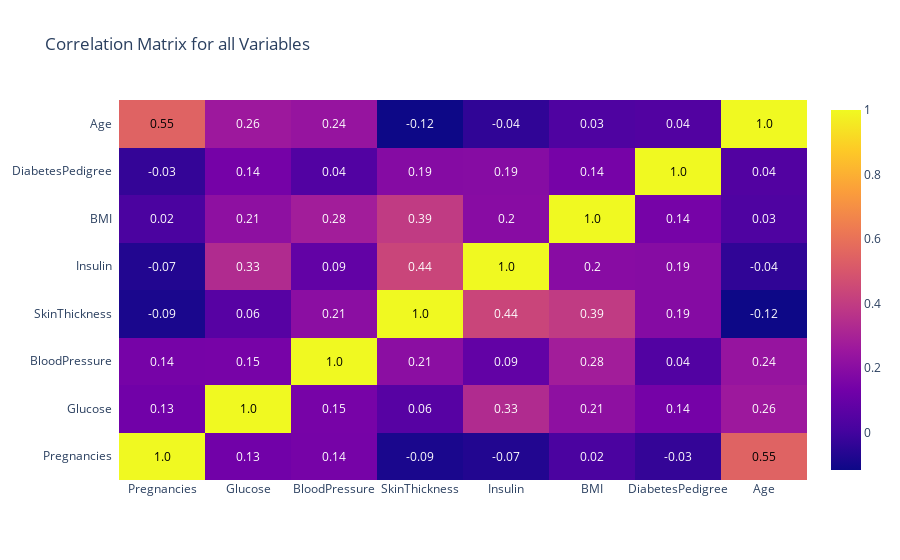

Notebook code cell kept with this figure:
### Code cell
# Calculating the correlation matrix
correlation = dataset.corr()
# Creating the heatmap
figure = ff.create_annotated_heatmap(
    x=list(correlation.columns),
    y=list(correlation.index),
    z=correlation.values,
    annotation_text=correlation.round(2).values,
    showscale=True,
    colorscale='plasma'
)
#Figure
figure.update_xaxes(side="bottom")
figure.update_layout(title_text='Correlation Matrix for all Variables')
figure.show()

### Figure 1 — Plotly figure (JSON) as saved in the notebook; plotly's stock layout.template omitted (floating-point values rounded to 4 significant figures)
{"data": [{"colorscale": [[0, "#0d0887"], [0.1111, "#46039f"], [0.2222, "#7201a8"], [0.3333, "#9c179e"], [0.4444, "#bd3786"], [0.5556, "#d8576b"], [0.6667, "#ed7953"], [0.7778, "#fb9f3a"], [0.8889, "#fdca26"], [1, "#f0f921"]], "reversescale": false, "showscale": true, "type": "heatmap", "x": ["Pregnancies", "Glucose", "BloodPressure", "SkinThickness", "Insulin", "BMI", "DiabetesPedigree", "Age"], "y": ["Pregnancies", "Glucose", "BloodPressure", "SkinThickness", "Insulin", "BMI", "DiabetesPedigree", "Age"], "z": [[1, 0.1296, 0.1425, -0.08705, -0.07082, 0.02174, -0.03108, 0.5471], [0.1296, 1, 0.146, 0.05665, 0.333, 0.2143, 0.1404, 0.2598], [0.1425, 0.146, 1, 0.2055, 0.08675, 0.2786, 0.04292, 0.2377], [-0.08705, 0.05665, 0.2055, 1, 0.4361, 0.3946, 0.1892, -0.1159], [-0.07082, 0.333, 0.08675, 0.4361, 1, 0.1957, 0.1913, -0.04015], [0.02174, 0.2143, 0.2786, 0.3946, 0.1957, 1, 0.1438, 0.03297], [-0.03108, 0.1404, 0.04292, 0.1892, 0.1913, 0.1438, 1, 0.04181], [0.5471, 0.2598, 0.2377, -0.1159, -0.04015, 0.03297, 0.04181, 1]]}], "layout": {"annotations": [{"font": {"color": "#000000"}, "showarrow": false, "text": "1.0", "x": "Pregnancies", "xref": "x", "y": "Pregnancies", "yref": "y"}, {"font": {"color": "#FFFFFF"}, "showarrow": false, "text": "0.13", "x": "Glucose", "xref": "x", "y": "Pregnancies", "yref": "y"}, {"font": {"color": "#FFFFFF"}, "showarrow": false, "text": "0.14", "x": "BloodPressure", "xref": "x", "y": "Pregnancies", "yref": "y"}, {"font": {"color": "#FFFFFF"}, "showarrow": false, "text": "-0.09", "x": "SkinThickness", "xref": "x", "y": "Pregnancies", "yref": "y"}, {"font": {"color": "#FFFFFF"}, "showarrow": false, "text": "-0.07", "x": "Insulin", "xref": "x", "y": "Pregnancies", "yref": "y"}, {"font": {"color": "#FFFFFF"}, "showarrow": false, "text": "0.02", "x": "BMI", "xref": "x", "y": "Pregnancies", "yref": "y"}, {"font": {"color": "#FFFFFF"}, "showarrow": false, "text": "-0.03", "x": "DiabetesPedigree", "xref": "x", "y": "Pregnancies", "yref": "y"}, {"font": {"color": "#000000"}, "showarrow": false, "text": "0.55", "x": "Age", "xref": "x", "y": "Pregnancies", "yref": "y"}, {"font": {"color": "#FFFFFF"}, "showarrow": false, "text": "0.13", "x": "Pregnancies", "xref": "x", "y": "Glucose", "yref": "y"}, {"font": {"color": "#000000"}, "showarrow": false, "text": "1.0", "x": "Glucose", "xref": "x", "y": "Glucose", "yref": "y"}, {"font": {"color": "#FFFFFF"}, "showarrow": false, "text": "0.15", "x": "BloodPressure", "xref": "x", "y": "Glucose", "yref": "y"}, {"font": {"color": "#FFFFFF"}, "showarrow": false, "text": "0.06", "x": "SkinThickness", "xref": "x", "y": "Glucose", "yref": "y"}, {"font": {"color": "#FFFFFF"}, "showarrow": false, "text": "0.33", "x": "Insulin", "xref": "x", "y": "Glucose", "yref": "y"}, {"font": {"color": "#FFFFFF"}, "showarrow": false, "text": "0.21", "x": "BMI", "xref": "x", "y": "Glucose", "yref": "y"}, {"font": {"color": "#FFFFFF"}, "showarrow": false, "text": "0.14", "x": "DiabetesPedigree", "xref": "x", "y": "Glucose", "yref": "y"}, {"font": {"color": "#FFFFFF"}, "showarrow": false, "text": "0.26", "x": "Age", "xref": "x", "y": "Glucose", "yref": "y"}, {"font": {"color": "#FFFFFF"}, "showarrow": false, "text": "0.14", "x": "Pregnancies", "xref": "x", "y": "BloodPressure", "yref": "y"}, {"font": {"color": "#FFFFFF"}, "showarrow": false, "text": "0.15", "x": "Glucose", "xref": "x", "y": "BloodPressure", "yref": "y"}, {"font": {"color": "#000000"}, "showarrow": false, "text": "1.0", "x": "BloodPressure", "xref": "x", "y": "BloodPressure", "yref": "y"}, {"font": {"color": "#FFFFFF"}, "showarrow": false, "text": "0.21", "x": "SkinThickness", "xref": "x", "y": "BloodPressure", "yref": "y"}, {"font": {"color": "#FFFFFF"}, "showarrow": false, "text": "0.09", "x": "Insulin", "xref": "x", "y": "BloodPressure", "yref": "y"}, {"font": {"color": "#FFFFFF"}, "showarrow": false, "text": "0.28", "x": "BMI", "xref": "x", "y": "BloodPressure", "yref": "y"}, {"font": {"color": "#FFFFFF"}, "showarrow": false, "text": "0.04", "x": "DiabetesPedigree", "xref": "x", "y": "BloodPressure", "yref": "y"}, {"font": {"color": "#FFFFFF"}, "showarrow": false, "text": "0.24", "x": "Age", "xref": "x", "y": "BloodPressure", "yref": "y"}, {"font": {"color": "#FFFFFF"}, "showarrow": false, "text": "-0.09", "x": "Pregnancies", "xref": "x", "y": "SkinThickness", "yref": "y"}, {"font": {"color": "#FFFFFF"}, "showarrow": false, "text": "0.06", "x": "Glucose", "xref": "x", "y": "SkinThickness", "yref": "y"}, {"font": {"color": "#FFFFFF"}, "showarrow": false, "text": "0.21", "x": "BloodPressure", "xref": "x", "y": "SkinThickness", "yref": "y"}, {"font": {"color": "#000000"}, "showarrow": false, "text": "1.0", "x": "SkinThickness", "xref": "x", "y": "SkinThickness", "yref": "y"}, {"font": {"color": "#FFFFFF"}, "showarrow": false, "text": "0.44", "x": "Insulin", "xref": "x", "y": "SkinThickness", "yref": "y"}, {"font": {"color": "#FFFFFF"}, "showarrow": false, "text": "0.39", "x": "BMI", "xref": "x", "y": "SkinThickness", "yref": "y"}, {"font": {"color": "#FFFFFF"}, "showarrow": false, "text": "0.19", "x": "DiabetesPedigree", "xref": "x", "y": "SkinThickness", "yref": "y"}, {"font": {"color": "#FFFFFF"}, "showarrow": false, "text": "-0.12", "x": "Age", "xref": "x", "y": "SkinThickness", "yref": "y"}, {"font": {"color": "#FFFFFF"}, "showarrow": false, "text": "-0.07", "x": "Pregnancies", "xref": "x", "y": "Insulin", "yref": "y"}, {"font": {"color": "#FFFFFF"}, "showarrow": false, "text": "0.33", "x": "Glucose", "xref": "x", "y": "Insulin", "yref": "y"}, {"font": {"color": "#FFFFFF"}, "showarrow": false, "text": "0.09", "x": "BloodPressure", "xref": "x", "y": "Insulin", "yref": "y"}, {"font": {"color": "#FFFFFF"}, "showarrow": false, "text": "0.44", "x": "SkinThickness", "xref": "x", "y": "Insulin", "yref": "y"}, {"font": {"color": "#000000"}, "showarrow": false, "text": "1.0", "x": "Insulin", "xref": "x", "y": "Insulin", "yref": "y"}, {"font": {"color": "#FFFFFF"}, "showarrow": false, "text": "0.2", "x": "BMI", "xref": "x", "y": "Insulin", "yref": "y"}, {"font": {"color": "#FFFFFF"}, "showarrow": false, "text": "0.19", "x": "DiabetesPedigree", "xref": "x", "y": "Insulin", "yref": "y"}, {"font": {"color": "#FFFFFF"}, "showarrow": false, "text": "-0.04", "x": "Age", "xref": "x", "y": "Insulin", "yref": "y"}, {"font": {"color": "#FFFFFF"}, "showarrow": false, "text": "0.02", "x": "Pregnancies", "xref": "x", "y": "BMI", "yref": "y"}, {"font": {"color": "#FFFFFF"}, "showarrow": false, "text": "0.21", "x": "Glucose", "xref": "x", "y": "BMI", "yref": "y"}, {"font": {"color": "#FFFFFF"}, "showarrow": false, "text": "0.28", "x": "BloodPressure", "xref": "x", "y": "BMI", "yref": "y"}, {"font": {"color": "#FFFFFF"}, "showarrow": false, "text": "0.39", "x": "SkinThickness", "xref": "x", "y": "BMI", "yref": "y"}, {"font": {"color": "#FFFFFF"}, "showarrow": false, "text": "0.2", "x": "Insulin", "xref": "x", "y": "BMI", "yref": "y"}, {"font": {"color": "#000000"}, "showarrow": false, "text": "1.0", "x": "BMI", "xref": "x", "y": "BMI", "yref": "y"}, {"font": {"color": "#FFFFFF"}, "showarrow": false, "text": "0.14", "x": "DiabetesPedigree", "xref": "x", "y": "BMI", "yref": "y"}, {"font": {"color": "#FFFFFF"}, "showarrow": false, "text": "0.03", "x": "Age", "xref": "x", "y": "BMI", "yref": "y"}, {"font": {"color": "#FFFFFF"}, "showarrow": false, "text": "-0.03", "x": "Pregnancies", "xref": "x", "y": "DiabetesPedigree", "yref": "y"}, {"font": {"color": "#FFFFFF"}, "showarrow": false, "text": "0.14", "x": "Glucose", "xref": "x", "y": "DiabetesPedigree", "yref": "y"}, {"font": {"color": "#FFFFFF"}, "showarrow": false, "text": "0.04", "x": "BloodPressure", "xref": "x", "y": "DiabetesPedigree", "yref": "y"}, {"font": {"color": "#FFFFFF"}, "showarrow": false, "text": "0.19", "x": "SkinThickness", "xref": "x", "y": "DiabetesPedigree", "yref": "y"}, {"font": {"color": "#FFFFFF"}, "showarrow": false, "text": "0.19", "x": "Insulin", "xref": "x", "y": "DiabetesPedigree", "yref": "y"}, {"font": {"color": "#FFFFFF"}, "showarrow": false, "text": "0.14", "x": "BMI", "xref": "x", "y": "DiabetesPedigree", "yref": "y"}, {"font": {"color": "#000000"}, "showarrow": false, "text": "1.0", "x": "DiabetesPedigree", "xref": "x", "y": "DiabetesPedigree", "yref": "y"}, {"font": {"color": "#FFFFFF"}, "showarrow": false, "text": "0.04", "x": "Age", "xref": "x", "y": "DiabetesPedigree", "yref": "y"}, {"font": {"color": "#000000"}, "showarrow": false, "text": "0.55", "x": "Pregnancies", "xref": "x", "y": "Age", "yref": "y"}, {"font": {"color": "#FFFFFF"}, "showarrow": false, "text": "0.26", "x": "Glucose", "xref": "x", "y": "Age", "yref": "y"}, {"font": {"color": "#FFFFFF"}, "showarrow": false, "text": "0.24", "x": "BloodPressure", "xref": "x", "y": "Age", "yref": "y"}, {"font": {"color": "#FFFFFF"}, "showarrow": false, "text": "-0.12", "x": "SkinThickness", "xref": "x", "y": "Age", "yref": "y"}, {"font": {"color": "#FFFFFF"}, "showarrow": false, "text": "-0.04", "x": "Insulin", "xref": "x", "y": "Age", "yref": "y"}, {"font": {"color": "#FFFFFF"}, "showarrow": false, "text": "0.03", "x": "BMI", "xref": "x", "y": "Age", "yref": "y"}, {"font": {"color": "#FFFFFF"}, "showarrow": false, "text": "0.04", "x": "DiabetesPedigree", "xref": "x", "y": "Age", "yref": "y"}, {"font": {"color": "#000000"}, "showarrow": false, "text": "1.0", "x": "Age", "xref": "x", "y": "Age", "yref": "y"}], "autosize": true, "title": {"text": "Correlation Matrix for all Variables"}, "xaxis": {"autorange": true, "dtick": 1, "gridcolor": "rgb(0, 0, 0)", "range": [-0.5, 7.5], "side": "bottom", "ticks": "", "type": "category"}, "yaxis": {"autorange": true, "dtick": 1, "range": [-0.5, 7.5], "ticks": "", "ticksuffix": "  ", "type": "category"}}}
